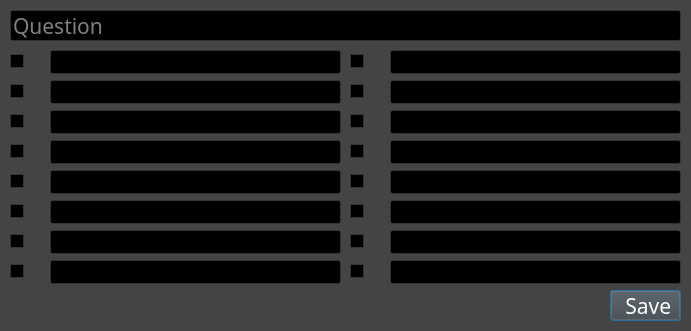
<?xml version="1.0" encoding="UTF-8"?>
<ui version="4.0">
 <class>OPTIONS_MULTIPLE_CHOICE</class>
 <widget class="QDialog" name="OPTIONS_MULTIPLE_CHOICE">
  <property name="geometry">
   <rect>
    <x>0</x>
    <y>0</y>
    <width>691</width>
    <height>331</height>
   </rect>
  </property>
  <property name="minimumSize">
   <size>
    <width>691</width>
    <height>331</height>
   </size>
  </property>
  <property name="maximumSize">
   <size>
    <width>691</width>
    <height>331</height>
   </size>
  </property>
  <property name="palette">
   <palette>
    <active>
     <colorrole role="WindowText">
      <brush brushstyle="SolidPattern">
       <color alpha="255">
        <red>255</red>
        <green>255</green>
        <blue>255</blue>
       </color>
      </brush>
     </colorrole>
     <colorrole role="Button">
      <brush brushstyle="SolidPattern">
       <color alpha="255">
        <red>68</red>
        <green>68</green>
        <blue>68</blue>
       </color>
      </brush>
     </colorrole>
     <colorrole role="Light">
      <brush brushstyle="SolidPattern">
       <color alpha="255">
        <red>102</red>
        <green>102</green>
        <blue>102</blue>
       </color>
      </brush>
     </colorrole>
     <colorrole role="Midlight">
      <brush brushstyle="SolidPattern">
       <color alpha="255">
        <red>85</red>
        <green>85</green>
        <blue>85</blue>
       </color>
      </brush>
     </colorrole>
     <colorrole role="Dark">
      <brush brushstyle="SolidPattern">
       <color alpha="255">
        <red>34</red>
        <green>34</green>
        <blue>34</blue>
       </color>
      </brush>
     </colorrole>
     <colorrole role="Mid">
      <brush brushstyle="SolidPattern">
       <color alpha="255">
        <red>45</red>
        <green>45</green>
        <blue>45</blue>
       </color>
      </brush>
     </colorrole>
     <colorrole role="Text">
      <brush brushstyle="SolidPattern">
       <color alpha="255">
        <red>255</red>
        <green>255</green>
        <blue>255</blue>
       </color>
      </brush>
     </colorrole>
     <colorrole role="BrightText">
      <brush brushstyle="SolidPattern">
       <color alpha="255">
        <red>255</red>
        <green>255</green>
        <blue>255</blue>
       </color>
      </brush>
     </colorrole>
     <colorrole role="ButtonText">
      <brush brushstyle="SolidPattern">
       <color alpha="255">
        <red>255</red>
        <green>255</green>
        <blue>255</blue>
       </color>
      </brush>
     </colorrole>
     <colorrole role="Base">
      <brush brushstyle="SolidPattern">
       <color alpha="255">
        <red>0</red>
        <green>0</green>
        <blue>0</blue>
       </color>
      </brush>
     </colorrole>
     <colorrole role="Window">
      <brush brushstyle="SolidPattern">
       <color alpha="255">
        <red>68</red>
        <green>68</green>
        <blue>68</blue>
       </color>
      </brush>
     </colorrole>
     <colorrole role="Shadow">
      <brush brushstyle="SolidPattern">
       <color alpha="255">
        <red>0</red>
        <green>0</green>
        <blue>0</blue>
       </color>
      </brush>
     </colorrole>
     <colorrole role="AlternateBase">
      <brush brushstyle="SolidPattern">
       <color alpha="255">
        <red>34</red>
        <green>34</green>
        <blue>34</blue>
       </color>
      </brush>
     </colorrole>
     <colorrole role="ToolTipBase">
      <brush brushstyle="SolidPattern">
       <color alpha="255">
        <red>255</red>
        <green>255</green>
        <blue>220</blue>
       </color>
      </brush>
     </colorrole>
     <colorrole role="ToolTipText">
      <brush brushstyle="SolidPattern">
       <color alpha="255">
        <red>0</red>
        <green>0</green>
        <blue>0</blue>
       </color>
      </brush>
     </colorrole>
    </active>
    <inactive>
     <colorrole role="WindowText">
      <brush brushstyle="SolidPattern">
       <color alpha="255">
        <red>255</red>
        <green>255</green>
        <blue>255</blue>
       </color>
      </brush>
     </colorrole>
     <colorrole role="Button">
      <brush brushstyle="SolidPattern">
       <color alpha="255">
        <red>68</red>
        <green>68</green>
        <blue>68</blue>
       </color>
      </brush>
     </colorrole>
     <colorrole role="Light">
      <brush brushstyle="SolidPattern">
       <color alpha="255">
        <red>102</red>
        <green>102</green>
        <blue>102</blue>
       </color>
      </brush>
     </colorrole>
     <colorrole role="Midlight">
      <brush brushstyle="SolidPattern">
       <color alpha="255">
        <red>85</red>
        <green>85</green>
        <blue>85</blue>
       </color>
      </brush>
     </colorrole>
     <colorrole role="Dark">
      <brush brushstyle="SolidPattern">
       <color alpha="255">
        <red>34</red>
        <green>34</green>
        <blue>34</blue>
       </color>
      </brush>
     </colorrole>
     <colorrole role="Mid">
      <brush brushstyle="SolidPattern">
       <color alpha="255">
        <red>45</red>
        <green>45</green>
        <blue>45</blue>
       </color>
      </brush>
     </colorrole>
     <colorrole role="Text">
      <brush brushstyle="SolidPattern">
       <color alpha="255">
        <red>255</red>
        <green>255</green>
        <blue>255</blue>
       </color>
      </brush>
     </colorrole>
     <colorrole role="BrightText">
      <brush brushstyle="SolidPattern">
       <color alpha="255">
        <red>255</red>
        <green>255</green>
        <blue>255</blue>
       </color>
      </brush>
     </colorrole>
     <colorrole role="ButtonText">
      <brush brushstyle="SolidPattern">
       <color alpha="255">
        <red>255</red>
        <green>255</green>
        <blue>255</blue>
       </color>
      </brush>
     </colorrole>
     <colorrole role="Base">
      <brush brushstyle="SolidPattern">
       <color alpha="255">
        <red>0</red>
        <green>0</green>
        <blue>0</blue>
       </color>
      </brush>
     </colorrole>
     <colorrole role="Window">
      <brush brushstyle="SolidPattern">
       <color alpha="255">
        <red>68</red>
        <green>68</green>
        <blue>68</blue>
       </color>
      </brush>
     </colorrole>
     <colorrole role="Shadow">
      <brush brushstyle="SolidPattern">
       <color alpha="255">
        <red>0</red>
        <green>0</green>
        <blue>0</blue>
       </color>
      </brush>
     </colorrole>
     <colorrole role="AlternateBase">
      <brush brushstyle="SolidPattern">
       <color alpha="255">
        <red>34</red>
        <green>34</green>
        <blue>34</blue>
       </color>
      </brush>
     </colorrole>
     <colorrole role="ToolTipBase">
      <brush brushstyle="SolidPattern">
       <color alpha="255">
        <red>255</red>
        <green>255</green>
        <blue>220</blue>
       </color>
      </brush>
     </colorrole>
     <colorrole role="ToolTipText">
      <brush brushstyle="SolidPattern">
       <color alpha="255">
        <red>0</red>
        <green>0</green>
        <blue>0</blue>
       </color>
      </brush>
     </colorrole>
    </inactive>
    <disabled>
     <colorrole role="WindowText">
      <brush brushstyle="SolidPattern">
       <color alpha="255">
        <red>34</red>
        <green>34</green>
        <blue>34</blue>
       </color>
      </brush>
     </colorrole>
     <colorrole role="Button">
      <brush brushstyle="SolidPattern">
       <color alpha="255">
        <red>68</red>
        <green>68</green>
        <blue>68</blue>
       </color>
      </brush>
     </colorrole>
     <colorrole role="Light">
      <brush brushstyle="SolidPattern">
       <color alpha="255">
        <red>102</red>
        <green>102</green>
        <blue>102</blue>
       </color>
      </brush>
     </colorrole>
     <colorrole role="Midlight">
      <brush brushstyle="SolidPattern">
       <color alpha="255">
        <red>85</red>
        <green>85</green>
        <blue>85</blue>
       </color>
      </brush>
     </colorrole>
     <colorrole role="Dark">
      <brush brushstyle="SolidPattern">
       <color alpha="255">
        <red>34</red>
        <green>34</green>
        <blue>34</blue>
       </color>
      </brush>
     </colorrole>
     <colorrole role="Mid">
      <brush brushstyle="SolidPattern">
       <color alpha="255">
        <red>45</red>
        <green>45</green>
        <blue>45</blue>
       </color>
      </brush>
     </colorrole>
     <colorrole role="Text">
      <brush brushstyle="SolidPattern">
       <color alpha="255">
        <red>34</red>
        <green>34</green>
        <blue>34</blue>
       </color>
      </brush>
     </colorrole>
     <colorrole role="BrightText">
      <brush brushstyle="SolidPattern">
       <color alpha="255">
        <red>255</red>
        <green>255</green>
        <blue>255</blue>
       </color>
      </brush>
     </colorrole>
     <colorrole role="ButtonText">
      <brush brushstyle="SolidPattern">
       <color alpha="255">
        <red>34</red>
        <green>34</green>
        <blue>34</blue>
       </color>
      </brush>
     </colorrole>
     <colorrole role="Base">
      <brush brushstyle="SolidPattern">
       <color alpha="255">
        <red>68</red>
        <green>68</green>
        <blue>68</blue>
       </color>
      </brush>
     </colorrole>
     <colorrole role="Window">
      <brush brushstyle="SolidPattern">
       <color alpha="255">
        <red>68</red>
        <green>68</green>
        <blue>68</blue>
       </color>
      </brush>
     </colorrole>
     <colorrole role="Shadow">
      <brush brushstyle="SolidPattern">
       <color alpha="255">
        <red>0</red>
        <green>0</green>
        <blue>0</blue>
       </color>
      </brush>
     </colorrole>
     <colorrole role="AlternateBase">
      <brush brushstyle="SolidPattern">
       <color alpha="255">
        <red>68</red>
        <green>68</green>
        <blue>68</blue>
       </color>
      </brush>
     </colorrole>
     <colorrole role="ToolTipBase">
      <brush brushstyle="SolidPattern">
       <color alpha="255">
        <red>255</red>
        <green>255</green>
        <blue>220</blue>
       </color>
      </brush>
     </colorrole>
     <colorrole role="ToolTipText">
      <brush brushstyle="SolidPattern">
       <color alpha="255">
        <red>0</red>
        <green>0</green>
        <blue>0</blue>
       </color>
      </brush>
     </colorrole>
    </disabled>
   </palette>
  </property>
  <property name="font">
   <font>
    <family>Calibri Light</family>
    <pointsize>16</pointsize>
   </font>
  </property>
  <property name="windowTitle">
   <string>Options for Multiple Choice</string>
  </property>
  <property name="windowIcon">
   <iconset>
    <normaloff>question_multiple_choice/question_multiple_choice.png</normaloff>question_multiple_choice/question_multiple_choice.png</iconset>
  </property>
  <widget class="QPushButton" name="save">
   <property name="enabled">
    <bool>true</bool>
   </property>
   <property name="geometry">
    <rect>
     <x>610</x>
     <y>290</y>
     <width>71</width>
     <height>31</height>
    </rect>
   </property>
   <property name="font">
    <font>
     <family>Calibri Light</family>
     <pointsize>16</pointsize>
    </font>
   </property>
   <property name="cursor">
    <cursorShape>ArrowCursor</cursorShape>
   </property>
   <property name="text">
    <string> Save</string>
   </property>
   <property name="icon">
    <iconset>
     <normaloff>general/dialog_ok.png</normaloff>general/dialog_ok.png</iconset>
   </property>
   <property name="iconSize">
    <size>
     <width>16</width>
     <height>16</height>
    </size>
   </property>
  </widget>
  <widget class="QLineEdit" name="answer_text_1">
   <property name="geometry">
    <rect>
     <x>50</x>
     <y>50</y>
     <width>291</width>
     <height>24</height>
    </rect>
   </property>
   <property name="toolTip">
    <string>item text</string>
   </property>
   <property name="text">
    <string/>
   </property>
  </widget>
  <widget class="QCheckBox" name="answer_true_3">
   <property name="geometry">
    <rect>
     <x>10</x>
     <y>80</y>
     <width>41</width>
     <height>22</height>
    </rect>
   </property>
   <property name="toolTip">
    <string>&lt;html&gt;&lt;head/&gt;&lt;body&gt;&lt;p&gt;true answer&lt;/p&gt;&lt;/body&gt;&lt;/html&gt;</string>
   </property>
   <property name="text">
    <string/>
   </property>
   <property name="icon">
    <iconset>
     <normaloff>general/answer_true.png</normaloff>general/answer_true.png</iconset>
   </property>
   <property name="checked">
    <bool>false</bool>
   </property>
  </widget>
  <widget class="QLineEdit" name="answer_text_3">
   <property name="geometry">
    <rect>
     <x>50</x>
     <y>80</y>
     <width>291</width>
     <height>24</height>
    </rect>
   </property>
   <property name="toolTip">
    <string>item text</string>
   </property>
   <property name="text">
    <string/>
   </property>
  </widget>
  <widget class="QCheckBox" name="answer_true_5">
   <property name="geometry">
    <rect>
     <x>10</x>
     <y>110</y>
     <width>41</width>
     <height>22</height>
    </rect>
   </property>
   <property name="toolTip">
    <string>&lt;html&gt;&lt;head/&gt;&lt;body&gt;&lt;p&gt;true answer&lt;/p&gt;&lt;/body&gt;&lt;/html&gt;</string>
   </property>
   <property name="text">
    <string/>
   </property>
   <property name="icon">
    <iconset>
     <normaloff>general/answer_true.png</normaloff>general/answer_true.png</iconset>
   </property>
  </widget>
  <widget class="QLineEdit" name="answer_text_5">
   <property name="geometry">
    <rect>
     <x>50</x>
     <y>110</y>
     <width>291</width>
     <height>24</height>
    </rect>
   </property>
   <property name="toolTip">
    <string>item text</string>
   </property>
   <property name="text">
    <string/>
   </property>
  </widget>
  <widget class="QCheckBox" name="answer_true_7">
   <property name="geometry">
    <rect>
     <x>10</x>
     <y>140</y>
     <width>41</width>
     <height>22</height>
    </rect>
   </property>
   <property name="toolTip">
    <string>&lt;html&gt;&lt;head/&gt;&lt;body&gt;&lt;p&gt;true answer&lt;/p&gt;&lt;/body&gt;&lt;/html&gt;</string>
   </property>
   <property name="text">
    <string/>
   </property>
   <property name="icon">
    <iconset>
     <normaloff>general/answer_true.png</normaloff>general/answer_true.png</iconset>
   </property>
   <property name="checked">
    <bool>false</bool>
   </property>
  </widget>
  <widget class="QLineEdit" name="answer_text_7">
   <property name="geometry">
    <rect>
     <x>50</x>
     <y>140</y>
     <width>291</width>
     <height>24</height>
    </rect>
   </property>
   <property name="toolTip">
    <string>item text</string>
   </property>
   <property name="text">
    <string/>
   </property>
  </widget>
  <widget class="QCheckBox" name="answer_true_1">
   <property name="geometry">
    <rect>
     <x>10</x>
     <y>50</y>
     <width>41</width>
     <height>22</height>
    </rect>
   </property>
   <property name="toolTip">
    <string>&lt;html&gt;&lt;head/&gt;&lt;body&gt;&lt;p&gt;true answer&lt;/p&gt;&lt;/body&gt;&lt;/html&gt;</string>
   </property>
   <property name="text">
    <string/>
   </property>
   <property name="icon">
    <iconset>
     <normaloff>general/answer_true.png</normaloff>general/answer_true.png</iconset>
   </property>
  </widget>
  <widget class="QCheckBox" name="answer_true_13">
   <property name="geometry">
    <rect>
     <x>10</x>
     <y>230</y>
     <width>41</width>
     <height>22</height>
    </rect>
   </property>
   <property name="toolTip">
    <string>&lt;html&gt;&lt;head/&gt;&lt;body&gt;&lt;p&gt;true answer&lt;/p&gt;&lt;/body&gt;&lt;/html&gt;</string>
   </property>
   <property name="text">
    <string/>
   </property>
   <property name="icon">
    <iconset>
     <normaloff>general/answer_true.png</normaloff>general/answer_true.png</iconset>
   </property>
   <property name="checked">
    <bool>false</bool>
   </property>
  </widget>
  <widget class="QLineEdit" name="answer_text_11">
   <property name="geometry">
    <rect>
     <x>50</x>
     <y>200</y>
     <width>291</width>
     <height>24</height>
    </rect>
   </property>
   <property name="toolTip">
    <string>item text</string>
   </property>
   <property name="text">
    <string/>
   </property>
  </widget>
  <widget class="QCheckBox" name="answer_true_9">
   <property name="geometry">
    <rect>
     <x>10</x>
     <y>170</y>
     <width>41</width>
     <height>22</height>
    </rect>
   </property>
   <property name="toolTip">
    <string>&lt;html&gt;&lt;head/&gt;&lt;body&gt;&lt;p&gt;true answer&lt;/p&gt;&lt;/body&gt;&lt;/html&gt;</string>
   </property>
   <property name="text">
    <string/>
   </property>
   <property name="icon">
    <iconset>
     <normaloff>general/answer_true.png</normaloff>general/answer_true.png</iconset>
   </property>
   <property name="checked">
    <bool>false</bool>
   </property>
  </widget>
  <widget class="QLineEdit" name="answer_text_9">
   <property name="geometry">
    <rect>
     <x>50</x>
     <y>170</y>
     <width>291</width>
     <height>24</height>
    </rect>
   </property>
   <property name="toolTip">
    <string>item text</string>
   </property>
   <property name="text">
    <string/>
   </property>
  </widget>
  <widget class="QCheckBox" name="answer_true_15">
   <property name="geometry">
    <rect>
     <x>10</x>
     <y>260</y>
     <width>41</width>
     <height>22</height>
    </rect>
   </property>
   <property name="toolTip">
    <string>&lt;html&gt;&lt;head/&gt;&lt;body&gt;&lt;p&gt;true answer&lt;/p&gt;&lt;/body&gt;&lt;/html&gt;</string>
   </property>
   <property name="text">
    <string/>
   </property>
   <property name="icon">
    <iconset>
     <normaloff>general/answer_true.png</normaloff>general/answer_true.png</iconset>
   </property>
   <property name="checked">
    <bool>false</bool>
   </property>
  </widget>
  <widget class="QCheckBox" name="answer_true_11">
   <property name="geometry">
    <rect>
     <x>10</x>
     <y>200</y>
     <width>41</width>
     <height>22</height>
    </rect>
   </property>
   <property name="toolTip">
    <string>&lt;html&gt;&lt;head/&gt;&lt;body&gt;&lt;p&gt;true answer&lt;/p&gt;&lt;/body&gt;&lt;/html&gt;</string>
   </property>
   <property name="text">
    <string/>
   </property>
   <property name="icon">
    <iconset>
     <normaloff>general/answer_true.png</normaloff>general/answer_true.png</iconset>
   </property>
   <property name="checked">
    <bool>false</bool>
   </property>
  </widget>
  <widget class="QLineEdit" name="answer_text_13">
   <property name="geometry">
    <rect>
     <x>50</x>
     <y>230</y>
     <width>291</width>
     <height>24</height>
    </rect>
   </property>
   <property name="toolTip">
    <string>item text</string>
   </property>
   <property name="text">
    <string/>
   </property>
  </widget>
  <widget class="QLineEdit" name="answer_text_15">
   <property name="geometry">
    <rect>
     <x>50</x>
     <y>260</y>
     <width>291</width>
     <height>24</height>
    </rect>
   </property>
   <property name="toolTip">
    <string>item text</string>
   </property>
   <property name="text">
    <string/>
   </property>
  </widget>
  <widget class="QCheckBox" name="answer_true_4">
   <property name="geometry">
    <rect>
     <x>350</x>
     <y>80</y>
     <width>41</width>
     <height>22</height>
    </rect>
   </property>
   <property name="toolTip">
    <string>true answer</string>
   </property>
   <property name="text">
    <string/>
   </property>
   <property name="icon">
    <iconset>
     <normaloff>general/answer_true.png</normaloff>general/answer_true.png</iconset>
   </property>
   <property name="checked">
    <bool>false</bool>
   </property>
  </widget>
  <widget class="QCheckBox" name="answer_true_8">
   <property name="geometry">
    <rect>
     <x>350</x>
     <y>140</y>
     <width>41</width>
     <height>22</height>
    </rect>
   </property>
   <property name="toolTip">
    <string>true answer</string>
   </property>
   <property name="text">
    <string/>
   </property>
   <property name="icon">
    <iconset>
     <normaloff>general/answer_true.png</normaloff>general/answer_true.png</iconset>
   </property>
   <property name="checked">
    <bool>false</bool>
   </property>
  </widget>
  <widget class="QCheckBox" name="answer_true_10">
   <property name="geometry">
    <rect>
     <x>350</x>
     <y>170</y>
     <width>41</width>
     <height>22</height>
    </rect>
   </property>
   <property name="toolTip">
    <string>list item</string>
   </property>
   <property name="text">
    <string/>
   </property>
   <property name="icon">
    <iconset>
     <normaloff>general/answer_true.png</normaloff>general/answer_true.png</iconset>
   </property>
   <property name="checked">
    <bool>false</bool>
   </property>
  </widget>
  <widget class="QLineEdit" name="answer_text_10">
   <property name="geometry">
    <rect>
     <x>390</x>
     <y>170</y>
     <width>291</width>
     <height>24</height>
    </rect>
   </property>
   <property name="toolTip">
    <string>item text</string>
   </property>
   <property name="text">
    <string/>
   </property>
  </widget>
  <widget class="QCheckBox" name="answer_true_12">
   <property name="geometry">
    <rect>
     <x>350</x>
     <y>200</y>
     <width>41</width>
     <height>22</height>
    </rect>
   </property>
   <property name="toolTip">
    <string>true answer</string>
   </property>
   <property name="text">
    <string/>
   </property>
   <property name="icon">
    <iconset>
     <normaloff>general/answer_true.png</normaloff>general/answer_true.png</iconset>
   </property>
   <property name="checked">
    <bool>false</bool>
   </property>
  </widget>
  <widget class="QLineEdit" name="answer_text_14">
   <property name="geometry">
    <rect>
     <x>390</x>
     <y>230</y>
     <width>291</width>
     <height>24</height>
    </rect>
   </property>
   <property name="toolTip">
    <string>item text</string>
   </property>
   <property name="text">
    <string/>
   </property>
  </widget>
  <widget class="QLineEdit" name="answer_text_4">
   <property name="geometry">
    <rect>
     <x>390</x>
     <y>80</y>
     <width>291</width>
     <height>24</height>
    </rect>
   </property>
   <property name="toolTip">
    <string>item text</string>
   </property>
   <property name="text">
    <string/>
   </property>
  </widget>
  <widget class="QLineEdit" name="answer_text_16">
   <property name="geometry">
    <rect>
     <x>390</x>
     <y>260</y>
     <width>291</width>
     <height>24</height>
    </rect>
   </property>
   <property name="toolTip">
    <string>item text</string>
   </property>
   <property name="text">
    <string/>
   </property>
  </widget>
  <widget class="QLineEdit" name="answer_text_12">
   <property name="geometry">
    <rect>
     <x>390</x>
     <y>200</y>
     <width>291</width>
     <height>24</height>
    </rect>
   </property>
   <property name="toolTip">
    <string>item text</string>
   </property>
   <property name="text">
    <string/>
   </property>
  </widget>
  <widget class="QCheckBox" name="answer_true_6">
   <property name="geometry">
    <rect>
     <x>350</x>
     <y>110</y>
     <width>41</width>
     <height>22</height>
    </rect>
   </property>
   <property name="toolTip">
    <string>true answer</string>
   </property>
   <property name="text">
    <string/>
   </property>
   <property name="icon">
    <iconset>
     <normaloff>general/answer_true.png</normaloff>general/answer_true.png</iconset>
   </property>
   <property name="checked">
    <bool>false</bool>
   </property>
  </widget>
  <widget class="QCheckBox" name="answer_true_2">
   <property name="geometry">
    <rect>
     <x>350</x>
     <y>50</y>
     <width>41</width>
     <height>22</height>
    </rect>
   </property>
   <property name="toolTip">
    <string>list item</string>
   </property>
   <property name="text">
    <string/>
   </property>
   <property name="icon">
    <iconset>
     <normaloff>general/answer_true.png</normaloff>general/answer_true.png</iconset>
   </property>
   <property name="checked">
    <bool>false</bool>
   </property>
  </widget>
  <widget class="QLineEdit" name="answer_text_6">
   <property name="geometry">
    <rect>
     <x>390</x>
     <y>110</y>
     <width>291</width>
     <height>24</height>
    </rect>
   </property>
   <property name="toolTip">
    <string>item text</string>
   </property>
   <property name="text">
    <string/>
   </property>
  </widget>
  <widget class="QCheckBox" name="answer_true_14">
   <property name="geometry">
    <rect>
     <x>350</x>
     <y>230</y>
     <width>41</width>
     <height>22</height>
    </rect>
   </property>
   <property name="toolTip">
    <string>true answer</string>
   </property>
   <property name="text">
    <string/>
   </property>
   <property name="icon">
    <iconset>
     <normaloff>general/answer_true.png</normaloff>general/answer_true.png</iconset>
   </property>
   <property name="checked">
    <bool>false</bool>
   </property>
  </widget>
  <widget class="QLineEdit" name="answer_text_8">
   <property name="geometry">
    <rect>
     <x>390</x>
     <y>140</y>
     <width>291</width>
     <height>24</height>
    </rect>
   </property>
   <property name="toolTip">
    <string>item text</string>
   </property>
   <property name="text">
    <string/>
   </property>
  </widget>
  <widget class="QCheckBox" name="answer_true_16">
   <property name="geometry">
    <rect>
     <x>350</x>
     <y>260</y>
     <width>41</width>
     <height>22</height>
    </rect>
   </property>
   <property name="toolTip">
    <string>true answer</string>
   </property>
   <property name="text">
    <string/>
   </property>
   <property name="icon">
    <iconset>
     <normaloff>general/answer_true.png</normaloff>general/answer_true.png</iconset>
   </property>
   <property name="checked">
    <bool>false</bool>
   </property>
  </widget>
  <widget class="QLineEdit" name="answer_text_2">
   <property name="geometry">
    <rect>
     <x>390</x>
     <y>50</y>
     <width>291</width>
     <height>24</height>
    </rect>
   </property>
   <property name="toolTip">
    <string>item text</string>
   </property>
   <property name="text">
    <string/>
   </property>
  </widget>
  <widget class="QLineEdit" name="question">
   <property name="geometry">
    <rect>
     <x>10</x>
     <y>10</y>
     <width>671</width>
     <height>31</height>
    </rect>
   </property>
   <property name="font">
    <font>
     <family>Calibri Light</family>
     <pointsize>16</pointsize>
    </font>
   </property>
   <property name="placeholderText">
    <string>Question</string>
   </property>
  </widget>
 </widget>
 <tabstops>
  <tabstop>save</tabstop>
  <tabstop>answer_text_1</tabstop>
  <tabstop>answer_text_3</tabstop>
  <tabstop>answer_text_5</tabstop>
  <tabstop>answer_text_7</tabstop>
  <tabstop>answer_text_9</tabstop>
  <tabstop>answer_text_11</tabstop>
  <tabstop>answer_text_13</tabstop>
  <tabstop>answer_text_15</tabstop>
  <tabstop>answer_text_2</tabstop>
  <tabstop>answer_text_4</tabstop>
  <tabstop>answer_text_6</tabstop>
  <tabstop>answer_text_8</tabstop>
  <tabstop>answer_text_10</tabstop>
  <tabstop>answer_text_12</tabstop>
  <tabstop>answer_text_14</tabstop>
  <tabstop>answer_text_16</tabstop>
  <tabstop>answer_true_1</tabstop>
  <tabstop>answer_true_3</tabstop>
  <tabstop>answer_true_5</tabstop>
  <tabstop>answer_true_7</tabstop>
  <tabstop>answer_true_9</tabstop>
  <tabstop>answer_true_11</tabstop>
  <tabstop>answer_true_13</tabstop>
  <tabstop>answer_true_15</tabstop>
  <tabstop>answer_true_2</tabstop>
  <tabstop>answer_true_4</tabstop>
  <tabstop>answer_true_6</tabstop>
  <tabstop>question</tabstop>
  <tabstop>answer_true_8</tabstop>
  <tabstop>answer_true_10</tabstop>
  <tabstop>answer_true_12</tabstop>
  <tabstop>answer_true_14</tabstop>
  <tabstop>answer_true_16</tabstop>
 </tabstops>
 <resources/>
 <connections/>
</ui>
